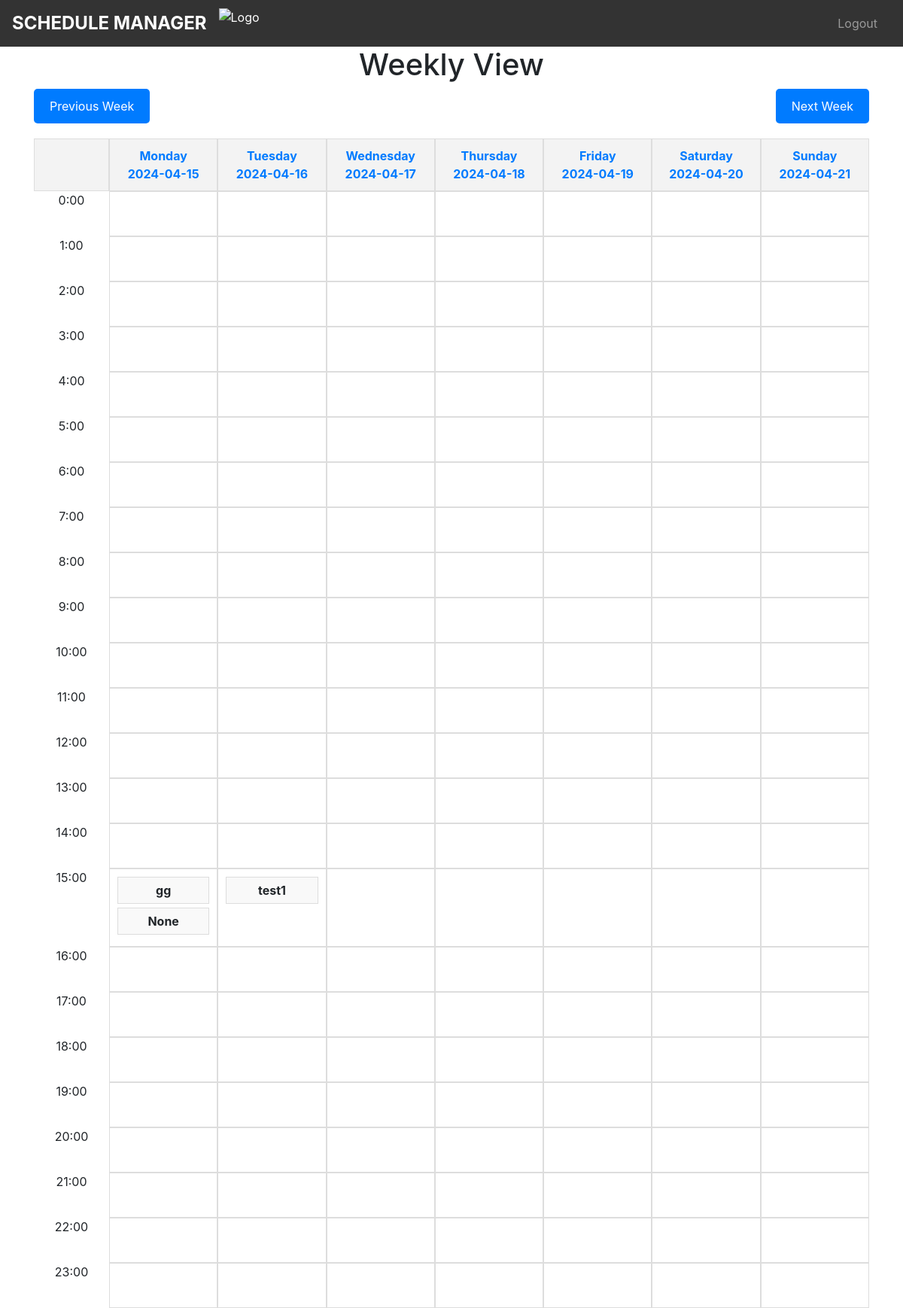
The page /weekly (signed in) on the database its author committed.
### website/models.py (models this page shows)
class Note(db.Model):
    id = db.Column(db.Integer, primary_key=True)
    title = db.Column(db.String(255))  # Ensure this line is correctly added
    data = db.Column(db.String(10000))
    date = db.Column(db.DateTime(timezone=True), default=func.now())
    hour = db.Column(db.Integer)
    user_id = db.Column(db.Integer, db.ForeignKey('user.id'))

### website/views.py (the view)
@views.route('/weekly')
@login_required
def weekly_view():
    today = datetime.now()
    offset = request.args.get('offset', default=0, type=int)
    start_of_week = (today - timedelta(days=today.weekday()) + timedelta(weeks=offset)).replace(hour=0, minute=0, second=0, microsecond=0)
    end_of_week = (start_of_week + timedelta(days=6)).replace(hour=23, minute=59, second=59, microsecond=999999)
    notes = Note.query.filter(Note.user_id == current_user.id,
                              Note.date >= start_of_week,
                              Note.date <= end_of_week).order_by(Note.date.asc(), Note.hour.asc()).all()
    dates_with_days = [
        ((start_of_week + timedelta(days=i)).strftime("%A"),
         (start_of_week + timedelta(days=i)).strftime("%Y-%m-%d"))
        for i in range(7)
    ]
    next_week_offset = offset + 1
    prev_week_offset = offset - 1
    return render_template("week_view.html", user=current_user, dates_with_days=dates_with_days, notes=notes, next_week_offset=next_week_offset, prev_week_offset=prev_week_offset)

### website/__init__.py (called while the page is built)
def create_app():
    app = Flask(__name__)
    app.config['SECRET_KEY'] = 'hjshjhdjah kjshkjdhjs'
    app.config['SQLALCHEMY_DATABASE_URI'] = f'sqlite:///{DB_NAME}'
    db.init_app(app)
    from .views import views
    from .auth import auth
    app.register_blueprint(views, url_prefix='/')
    app.register_blueprint(auth, url_prefix='/')
    from .models import User, Note
    with app.app_context():
        db.create_all()
    login_manager = LoginManager()
    login_manager.login_view = 'auth.login'
    login_manager.init_app(app)
    @login_manager.user_loader
    def load_user(id):
        return User.query.get(int(id))
    return app

### website/templates/week_view.html (shortened to what this page needs)
{% extends "base.html" %}
{% block content %}
<!DOCTYPE html>
<html lang="en">
    <head>
    </head>
    <body>
        <h1>Weekly View</h1>
        <div class="navigation-buttons">
            <a href="{{ url_for('views.weekly_view', offset=prev_week_offset) }}" class="btn">Previous Week</a>
            <a href="{{ url_for('views.weekly_view', offset=next_week_offset) }}" class="btn">Next Week</a>
        </div>
        <div class="week-grid">
            <div class="day-header"></div>
            {% for day_name, date_str in dates_with_days %}
            <div class="day-header">
                <a href="{{ url_for('views.day_detail', date=date_str) }}">
                    {{ day_name }} <br> {{ date_str }}
                </a>
            </div>
            {% endfor %}
        </div>
        <div class="week-grid">
            {% for hour in range(24) %}
                <div class="time-header">{{ hour }}:00</div>
                {% for _, date_str in dates_with_days %}
                    <div class="time-slot">
                        {% for note in notes %}
                            {% if note.date.strftime('%Y-%m-%d') == date_str and note.hour == hour %}
                            <div class="note">
                                <strong onclick="toggleNoteContent(this.parentNode)">{{ note.title }}</strong>
                    </div>
                        {% endif %}
                        {% endfor %}
                    </div>
                {% endfor %}
            {% endfor %}
        </div>
    </body>
    </html>
    {% endblock %}

### website/templates/base.html (shortened to what this page needs)
<!DOCTYPE html>
<html>
<head>
  <link
    rel="stylesheet"
    href="https://stackpath.bootstrapcdn.com/bootstrap/4.4.1/css/bootstrap.min.css"
  />
  <link
    rel="stylesheet"
    href="https://stackpath.bootstrapcdn.com/font-awesome/4.7.0/css/font-awesome.min.css"
  />
</head>
<body>
  <nav class="navbar navbar-expand-lg navbar-dark bg-dark">
    <a class="navbar-brand" href="/">Schedule Manager</a>
    <img src="https://tmetric.com/media/qfwptni2/work-schedules-header-banner.png" alt="Logo" style="height: 40px; margin-right: 10px;">
    <div class="collapse navbar-collapse" id="navbar">
      <div class="navbar-nav">
        {% if user.is_authenticated %}
        <a class="nav-item nav-link" id="logout" href="/logout">Logout</a>
        {% else %}
        <a class="nav-item nav-link" id="login" href="/login">Login</a>
        <a class="nav-item nav-link" id="signUp" href="/sign-up">Sign Up</a>
        {% endif %}
      </div>
    </div>
  </nav>
  <div class="container">{% block content %} {% endblock %}</div>
</body>
</html>

### website/templates/base.html (style rules this page uses)
.navbar { background-color: rgba(0, 0, 0, 0.8) !important; color: #fff; }
.navbar-nav .nav-item { margin-right: 10px; }
.navbar-collapse { justify-content: flex-end; }
.navbar-brand { font-size: 24px; font-weight: bold; text-transform: uppercase; }
.container { text-align: center; }

### website/templates/week_view.html (style rules this page uses)
.navigation-buttons { display: flex; justify-content: space-between; margin-bottom: 20px; }
.btn { padding: 10px 20px; background-color: #007bff; color: white; text-decoration: none; border-radius: 5px; }
.week-grid { display: grid; grid-template-columns: 100px repeat(7, 1fr); grid-template-rows: auto; text-align: center; width: 100%; }
.day-header { background-color: #f3f3f3; font-weight: bold; padding: 10px; border: 1px solid #ddd; }
.time-slot { min-height: 60px; border: 1px solid #ddd; padding: 10px; display: flex; flex-direction: column; overflow-y: auto; max-height: 200px; }
.note { cursor: pointer; padding: 5px; background-color: #f9f9f9; border: 1px solid #ddd; margin-bottom: 5px; }

### rows shown on the page
Note: title "gg"
Note: title "None"
Note: title "test1"

### other values the page prints
{{ day_name }} "Monday" "Tuesday" "Wednesday" "Thursday" "Friday" "Saturday" "Sunday"
{{ date_str }} "2024-04-15" "2024-04-16" "2024-04-17" "2024-04-18" "2024-04-19" "2024-04-20" "2024-04-21"
{{ hour }} "0" "1" "2" "3" "4" "5" "6" "7" "8" "9" "10" "11" "12" "13" "14" "15" "16" "17" "18" "19" "20" "21" "22" "23"
